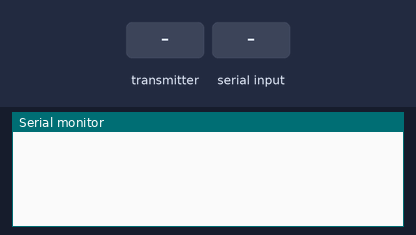
The sketch below on a simulated ESP32. On the bench: the last lines printed to the serial monitor. The test bench sets the inputs (shaded band).

Above: at 1.2 s.
1.3 s: the transmitter starts sending a = 0
2.8 s: "90;45;200\n" received over the second serial link
At 5.23 s:
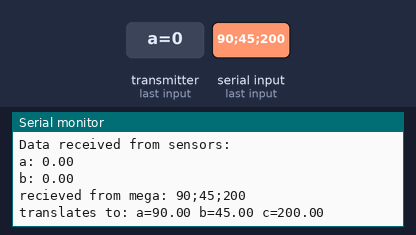
6.5 s: "90;45\n" received over the second serial link
At 8.24 s:
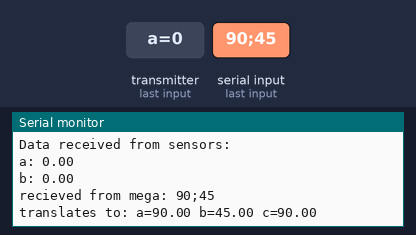
9.5 s: "5\n" received over the second serial link
At 11.24 s:
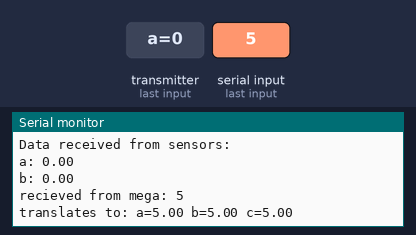
12.5 s: the transmitter starts sending a = 25
Timing chart, 0 to 15.0 s (numbered marks = the images above; inputs shaded):
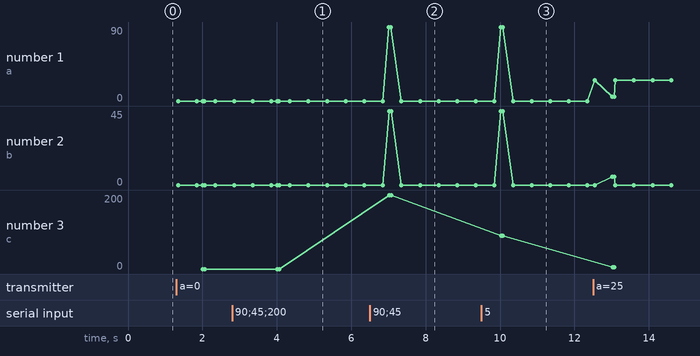

The sketch:

esp_display.ino
```cpp
// recieves data from esp_sensors
// sends data to mega
// recieves data from mega
// sends data to esp_lights
#include <esp_now.h>
#include <WiFi.h>

// Serial Communication with Arduino
#define RXp2 16
#define TXp2 17

// Define a data structure
typedef struct struct_message {
  float a;
  float b;
  float c;
} struct_message;

// Create a structured object to store incoming data
struct_message windData;

// Create a structured object to store outgoing data
struct_message lightData;

// Variables for test light data
float float_value1;
float float_value2;

// MAC Address of responder - edit as required (light)
//uint8_t broadcastAddress[] = { 0xFC, 0xB4, 0x67, 0xF6, 0x23, 0xA8 };  // light mockup ONLY FOR DEMODAY
//uint8_t broadcastAddressA[] = {0xE4, 0x65, 0xB8, 0xE7, 0x8D, 0xAC};  // kitchen light A
uint8_t broadcastAddress[] = { 0xEA, 0x65, 0xB8, 0xE7, 0x8D, 0xAC };   // living room light B
uint8_t broadcastAddressC[] = { 0xE8, 0x6B, 0xEA, 0xCF, 0xE1, 0xBC };   // small working room light C

// Callback function executed when data is received from 1
void OnDataRecv(const esp_now_recv_info_t *info, const uint8_t *incomingData, int len) {
  memcpy(&windData, incomingData, sizeof(windData));
  Serial.println("Data received from sensors: ");
  Serial.print("a: ");
  Serial.println(windData.a);
  Serial.print("b: ");
  Serial.println(windData.b);
}

// Peer info to 3
esp_now_peer_info_t peerInfo;

// Callback function called when data is sent to lights
void OnDataSent(const uint8_t *mac_addr, esp_now_send_status_t status) {
  Serial.print("\r\nLast Packet Send Status:\t");
  Serial.println(status == ESP_NOW_SEND_SUCCESS ? "Delivery Success" : "Delivery Fail");
  Serial.println("Data sent to Lights: ");
  Serial.print("a: ");
  Serial.println(lightData.a);
  Serial.print("b: ");
  Serial.println(lightData.b);
  Serial.print("c: ");
  Serial.println(lightData.c);
}

void setup() {
  Serial.begin(19200);                          // Setup serial monitor
  Serial2.begin(9600, SERIAL_8N1, RXp2, TXp2);  // Serial communication with Arduino

  // Set ESP32 as a Wi-Fi Station
  WiFi.mode(WIFI_STA);

  // Initialize ESP-NOW
  if (esp_now_init() != ESP_OK) {
    Serial.println("Error initializing ESP-NOW");
    return;
  }
  // Register callback function
  esp_now_register_recv_cb(OnDataRecv);

  // Register the send callback to lights
  esp_now_register_send_cb(OnDataSent);

  // Register peer to 3
  memcpy(peerInfo.peer_addr, broadcastAddress, 6);
  peerInfo.channel = 0;
  peerInfo.encrypt = false;

  // Register peer to 3 broadcastAddressC
  memcpy(peerInfo.peer_addr, broadcastAddressC, 6);
  peerInfo.channel = 0;
  peerInfo.encrypt = false;

  // Add peer to 3
  if (esp_now_add_peer(&peerInfo) != ESP_OK) {
    Serial.println("Failed to add peer");
    return;
  }

  // Add peer to 3 broadcastAddressC
  if (esp_now_add_peer(&peerInfo) != ESP_OK) {
    Serial.println("Failed to add peer C");
    return;
  }
}

void loop() {
  // MESSAGES TO ARDUINO
  float data1 = windData.a;
  float data2 = windData.b;
  //String DataToMega = "0.34;0.3";
  String DataToMega = String(data1) + ";" + String(data2);
  //Serial.println(DataToMega);
  Serial2.print(DataToMega);

  // MESSAGES FROM ARDUINO
  // Serial.println("Arduino told me: ");
  if (Serial2.available()) {
    messageRecieve();
  }

  delay(2000);

  // Send message via ESP-NOW to the lights
  esp_err_t result = esp_now_send(broadcastAddress, (uint8_t *)&lightData, sizeof(lightData));
  //esp_err_t resultB = esp_now_send(broadcastAddressB, (uint8_t *)&lightData, sizeof(lightData));
  esp_err_t resultC = esp_now_send(broadcastAddressC, (uint8_t *)&lightData, sizeof(lightData));

  if (result == ESP_OK) { // &&resultC
    //Serial.println("Sending confirmed");
  } else {
    Serial.println("Sending error");
  }

  // // Send message via ESP-NOW to broadcastAddress1
  // result = esp_now_send(broadcastAddress1, (uint8_t *)&lightData, sizeof(lightData));
  // if (result == ESP_OK) {
  //   Serial.println("Sending to broadcastAddress1 confirmed");
  // } else {
  //   Serial.println("Sending to broadcastAddress1 error");
  // }
}
void messageRecieve() { // from mega
  String incomingMessage = Serial2.readString();
  Serial.println("recieved from mega: " + incomingMessage);

  int separator1Index = incomingMessage.indexOf(';');
  int separator2Index = incomingMessage.indexOf(';', separator1Index + 1);

  String data1 = incomingMessage.substring(0, separator1Index);
  String data2 = incomingMessage.substring(separator1Index + 1, separator2Index);
  String data3 = incomingMessage.substring(separator2Index + 1);

  lightData.a = data1.toFloat();
  lightData.b = data2.toFloat();
  lightData.c = data3.toFloat();
  Serial.println("translates to: a=" + String(lightData.a) + " b=" + String(lightData.b) + " c=" + String(lightData.c));
}
```

Measured:
- after the input at 2.8 s, the serial monitor: prints a new line after 2.2 s (image 1)
- after the input at 6.5 s, the serial monitor: prints a new line after 1.5 s (image 2)
- after the input at 9.5 s, the serial monitor: prints a new line after 1.5 s (image 3)
- plotted number 1: 0 → 25 after the input at 12.5 s
